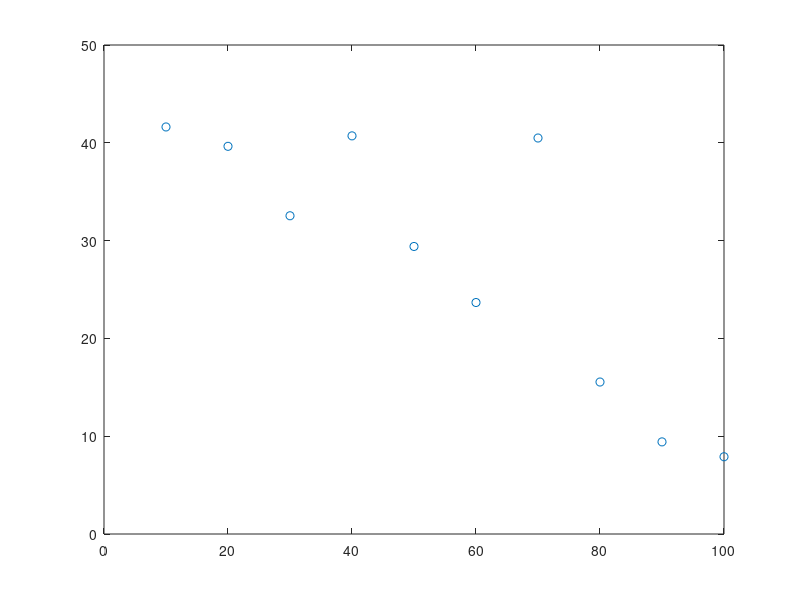

This chart was generated by the following MATLAB code: (Note: this script raises an error after producing the figure.)
%Nao podemos computar zeros na tabela
%O algoritmo depende de 1/y

x=[10; 
   20; 
   30; 
   40;
   50;
   60;
   70;
   80;
   90;
   100]

y=[41.62; 
   39.64; 
   32.54; 
   40.71;
   29.40;
   23.67;
   40.49;
   15.54;
   9.42;
   7.90]

plot (x,y,'o')

f1=@(x) x.^1 %. serve para fazer cada ponto do vetor elevado na 1
f2=@(x) x.^0

z=(1.0)./y

F=@(x) [f1(x) f2(x)] %f no formato de linha

k=ufrgs_ajuste(x,z,F)

a=k(1)
b=k(2)

y=@(x) (1.0)./(a*x+b)

hold on
fplot (y,[10 100])
